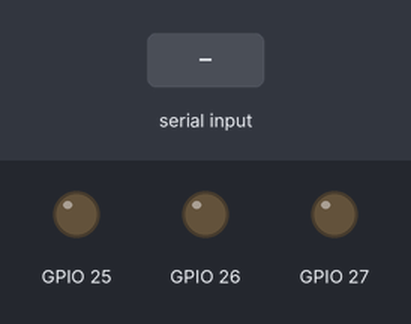
This sketch was run on a simulated ESP32. Shown: output pins drawn as LEDs (lit = HIGH). The inputs (shaded band) are chosen by the test bench.

Above: at 4.2 s.
4.3 s: "1" received over Serial
At 6.5 s:
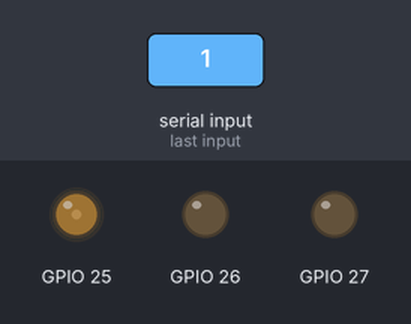
6.8 s: "0" received over Serial
At 8.5 s:
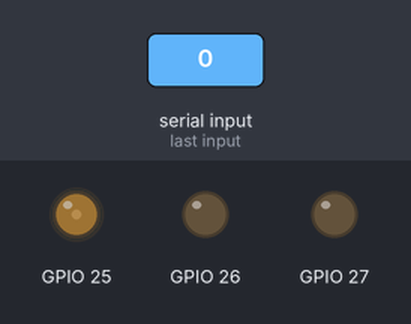
Timing chart, 0 to 10.0 s (numbered marks = the images above; inputs shaded):
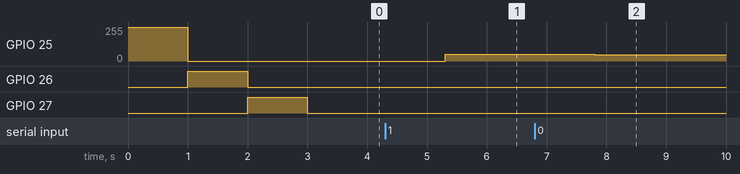

Measured:
- after the input at 4.3 s, GPIO 25: 0/255 → 49/255 after 1.0 s
- after the input at 6.8 s, GPIO 25: 49/255 → 48/255 after 1.0 s

The sketch:

main.ino
```cpp
#include <Arduino.h>

void setup()
{
    ledcSetup(1, 10000, 8);
    ledcSetup(2, 10000, 8);
    ledcSetup(3, 10000, 8);

    ledcAttachPin(25, 1);
    ledcAttachPin(26, 2);
    ledcAttachPin(27, 3);

    int ledArray[3] = {1, 2, 3};
    for (int i = 0; i < 3; i++)
    {
        ledcWrite(ledArray[i], 255);
        delay(1000);
        ledcWrite(ledArray[i], 0);
    }

    Serial.begin(115200);
}

void loop()
{
    byte buffer[3];
    if (Serial.available() > 0)
    {
        Serial.readBytes(buffer, 3);
        ledcWrite(1, buffer[0]);
        ledcWrite(2, buffer[1]);
        ledcWrite(3, buffer[2]);
    }
}
```
